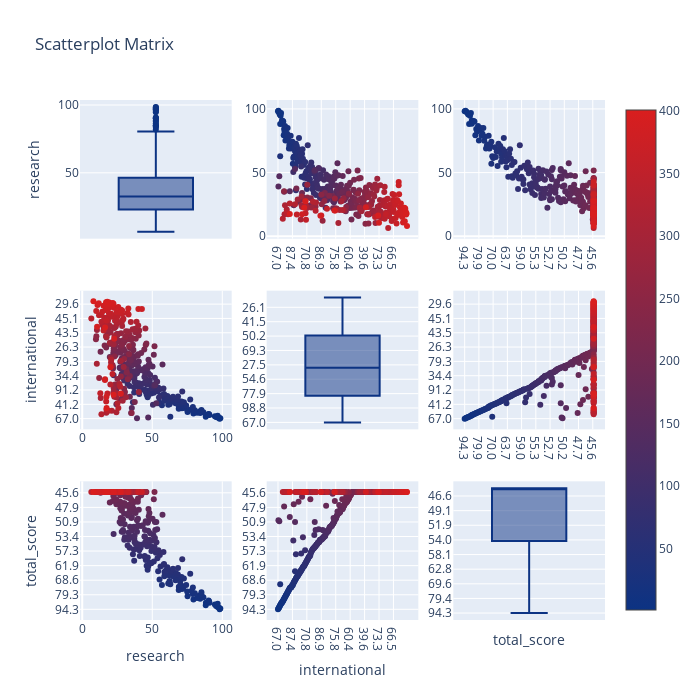

This figure's notebook cell:
### Markdown cell above
Scatter Matrix Plots is a visualisation method used to examine the relationship between multiple continuous variables. Scatter Matrix Plots can be used to quickly visualise relationships between multiple continuous variables, examine the distributions of variables and perform multivariate data analysis.

Now let's plot a Scatter Matrix Plots with plotly. This code fragment creates a scatter plot matrix **based on the "research", "international", and "total_score" columns of universities in 2015.** The scatter plot matrix contains a series of scatter plots showing the relationships between multiple variables. Box plots on the diagonal show summary statistics for the variable of interest. The 'Portland' colour scheme chosen makes the graph more readable and understandable.

### Code cell
# 1. Imports the figure_factory module of Plotly.
import plotly.figure_factory as ff

# 2. Assigns 2015 data to dataframe variable.
dataframe = timesData[timesData.year == 2015]

# 3. Selects specific columns from the dataframe variable and assigns them to the data2015 variable.
data2015 = dataframe.loc[:,["research","international", "total_score"]]

# 4. data2015 adds a new "index" column to the DataFrame and assigns consecutive numbers to this column.
data2015["index"] = np.arange(1,len(data2015)+1)

# 5. Creates a scatter plot matrix using data2015 data.
fig = ff.create_scatterplotmatrix(data2015, diag='box', index='index',colormap='Portland',
                                  colormap_type='cat', height=700, width=700)

# 6. Draws the generated scatter plot matrix.
iplot(fig)

### Figure 1 — Plotly figure (JSON) as saved in the notebook; plotly's stock layout.template omitted (floating-point values rounded to 4 significant figures; data arrays with more than 128 entries replaced by an {"elided": "..."} marker saying what was removed)
{"data": [{"marker": {"color": "rgb(12, 51, 131)"}, "showlegend": false, "type": "box", "xaxis": "x", "y": {"elided": "401 float values"}, "yaxis": "y"}, {"marker": {"color": {"elided": "401 int values"}, "colorscale": [[0, "rgb(12, 51, 131)"], [1, "rgb(217, 30, 30)"]], "showscale": true, "size": 6}, "mode": "markers", "showlegend": false, "type": "scatter", "x": {"elided": "401 str values"}, "xaxis": "x2", "y": {"elided": "401 float values"}, "yaxis": "y2"}, {"marker": {"color": {"elided": "401 int values"}, "colorscale": [[0, "rgb(12, 51, 131)"], [1, "rgb(217, 30, 30)"]], "showscale": false, "size": 6}, "mode": "markers", "showlegend": false, "type": "scatter", "x": {"elided": "401 str values"}, "xaxis": "x3", "y": {"elided": "401 float values"}, "yaxis": "y3"}, {"marker": {"color": {"elided": "401 int values"}, "colorscale": [[0, "rgb(12, 51, 131)"], [1, "rgb(217, 30, 30)"]], "showscale": false, "size": 6}, "mode": "markers", "showlegend": false, "type": "scatter", "x": {"elided": "401 float values"}, "xaxis": "x4", "y": {"elided": "401 str values"}, "yaxis": "y4"}, {"marker": {"color": "rgb(12, 51, 131)"}, "showlegend": false, "type": "box", "xaxis": "x5", "y": {"elided": "401 str values"}, "yaxis": "y5"}, {"marker": {"color": {"elided": "401 int values"}, "colorscale": [[0, "rgb(12, 51, 131)"], [1, "rgb(217, 30, 30)"]], "showscale": false, "size": 6}, "mode": "markers", "showlegend": false, "type": "scatter", "x": {"elided": "401 str values"}, "xaxis": "x6", "y": {"elided": "401 str values"}, "yaxis": "y6"}, {"marker": {"color": {"elided": "401 int values"}, "colorscale": [[0, "rgb(12, 51, 131)"], [1, "rgb(217, 30, 30)"]], "showscale": false, "size": 6}, "mode": "markers", "showlegend": false, "type": "scatter", "x": {"elided": "401 float values"}, "xaxis": "x7", "y": {"elided": "401 str values"}, "yaxis": "y7"}, {"marker": {"color": {"elided": "401 int values"}, "colorscale": [[0, "rgb(12, 51, 131)"], [1, "rgb(217, 30, 30)"]], "showscale": false, "size": 6}, "mode": "markers", "showlegend": false, "type": "scatter", "x": {"elided": "401 str values"}, "xaxis": "x8", "y": {"elided": "401 str values"}, "yaxis": "y8"}, {"marker": {"color": "rgb(12, 51, 131)"}, "showlegend": false, "type": "box", "xaxis": "x9", "y": {"elided": "401 str values"}, "yaxis": "y9"}], "layout": {"height": 700, "showlegend": true, "title": {"text": "Scatterplot Matrix"}, "width": 700, "xaxis": {"anchor": "y", "domain": [0, 0.2889], "showticklabels": false}, "xaxis2": {"anchor": "y2", "domain": [0.3556, 0.6444]}, "xaxis3": {"anchor": "y3", "domain": [0.7111, 1]}, "xaxis4": {"anchor": "y4", "domain": [0, 0.2889]}, "xaxis5": {"anchor": "y5", "domain": [0.3556, 0.6444], "showticklabels": false}, "xaxis6": {"anchor": "y6", "domain": [0.7111, 1]}, "xaxis7": {"anchor": "y7", "domain": [0, 0.2889], "title": {"text": "research"}}, "xaxis8": {"anchor": "y8", "domain": [0.3556, 0.6444], "title": {"text": "international"}}, "xaxis9": {"anchor": "y9", "domain": [0.7111, 1], "showticklabels": false, "title": {"text": "total_score"}}, "yaxis": {"anchor": "x", "domain": [0.7333, 1], "title": {"text": "research"}}, "yaxis2": {"anchor": "x2", "domain": [0.7333, 1]}, "yaxis3": {"anchor": "x3", "domain": [0.7333, 1]}, "yaxis4": {"anchor": "x4", "domain": [0.3667, 0.6333], "title": {"text": "international"}}, "yaxis5": {"anchor": "x5", "domain": [0.3667, 0.6333]}, "yaxis6": {"anchor": "x6", "domain": [0.3667, 0.6333]}, "yaxis7": {"anchor": "x7", "domain": [0, 0.2667], "title": {"text": "total_score"}}, "yaxis8": {"anchor": "x8", "domain": [0, 0.2667]}, "yaxis9": {"anchor": "x9", "domain": [0, 0.2667]}}}
